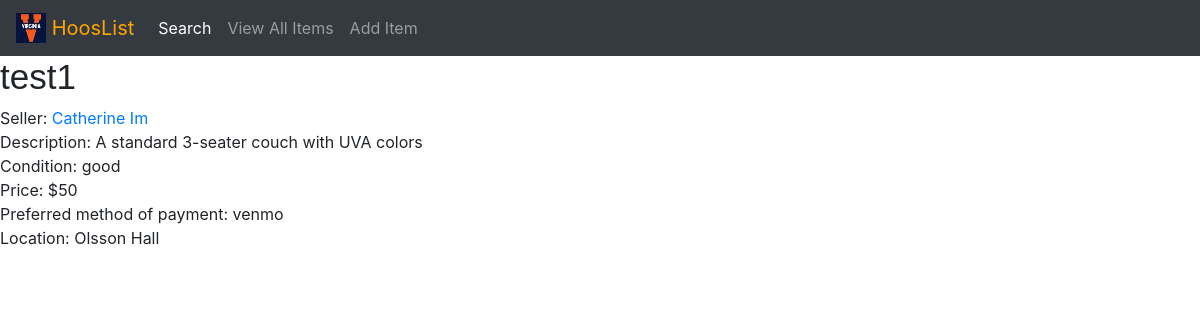
Screenshot of /marketplace/2/ with the database file from the repository.
### marketplace/models.py (models this page shows, shortened)
class Item(models.Model):
    item_name = models.CharField (max_length=200)
    seller = models.ForeignKey(Seller, on_delete=models.CASCADE)
    item_description = models.CharField (max_length=1000)
    item_price = models.PositiveIntegerField(default=0)
    item_delivery = models.BooleanField(default=False)
    item_location = models.CharField(max_length=200)
    item_preferred_payment_method = models.CharField(max_length=10, choices=PAYMENT_METHODS, default='venmo')
    item_condition = models.CharField(max_length=10, choices=CONDITION_CHOICES, default='good')
    item_sold = models.BooleanField(default=False) #private for admins and seller
    item_categories = MultiSelectField(max_length=75, choices=CATEGORIES)
    item_add_date = models.DateTimeField('date published', default=datetime.now)

class Seller(models.Model):
    seller_name = models.CharField (max_length = 50)
    seller_computing_id = models.CharField(max_length=7, default="")
    num_transactions = models.PositiveIntegerField(default=0)
    def __str__(self):
        return self.seller_name

### marketplace/views.py (the view)
# urls.py: path('<int:item_id>/', views.detail, name='detail'),
def detail(request, item_id):
    item = get_object_or_404(Item, pk=item_id)
    return render(request, 'marketplace/detail.html', {'item':item})

### marketplace/templates/marketplace/detail.html (shortened to what this page needs)
<!DOCTYPE html>
{% load static %}
<html>
	<head>
		<link rel="stylesheet" href="https://stackpath.bootstrapcdn.com/bootstrap/4.3.1/css/bootstrap.min.css">
		<link rel="stylesheet" type="text/css" href="{% static 'marketplace/style.css'%}">
	</head>
	<body>
		{% include 'marketplace/navbar.html' %}
		<h1>{{ item.item_name }}</h1>
		    Seller: <a id = "items" href="{% url 'marketplace:user' item.seller.pk %}">{{ item.seller }}</a><br>
				Description: {{item.item_description}}<br>
				Condition: {{item.item_condition}}<br>
		    Price: ${{item.item_price}}<br>
				Preferred method of payment: {{item.item_preferred_payment_method}}<br>
		    Location: {{item.item_location}}<br>
	</body>
</html>

### marketplace/static/marketplace/style.css (style rules this page uses)
h1 { font-size: 35px; font-family: sans-serif; }

### rows the page displays
Item: item_name "test1", seller "Catherine Im", item_description "A standard 3-seater couch with UVA colors", item_condition "good", item_price "50", item_preferred_payment_method "venmo", item_location "Olsson Hall"
